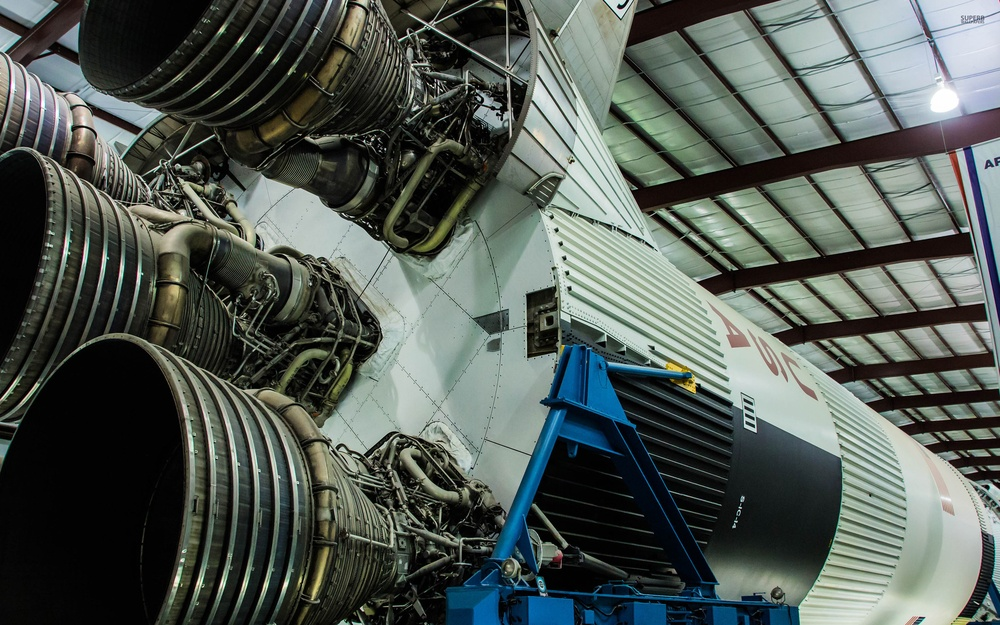
#> input picture test.jpg, 1000 x 625 px, shrunk from 2560 x 1600 before the run
$ python shotalizer.py
#> lines starting #> are read from the running program, lines starting #| are printed output that depends on the picture
#!/srv/ads/python/ve/shotalizer/bin/python

from PIL import Image

test_image = "test.jpg"
original = Image.open(test_image)
#> original is the input picture: PIL image 1000x625 RGB; mean R, G, B 82.1, 90.6, 85
original.show()

width, height = original.size   # Get dimensions
#> width = 1000; height = 625
left = width / 4
#> left = 250
top = height / 4
#> top = 156.2
right = 3 * (width / 4)
#> right = 750
bottom = 3 * (height / 4)
#> bottom = 468.8

cropped_example = original.crop((left, top, right, bottom))
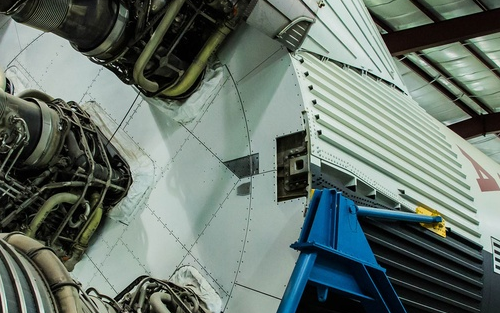
#> cropped_example: PIL image 500x313 RGB; mean R, G, B 103.6, 116.9, 109.2

cropped_example.save('crop.jpg')
